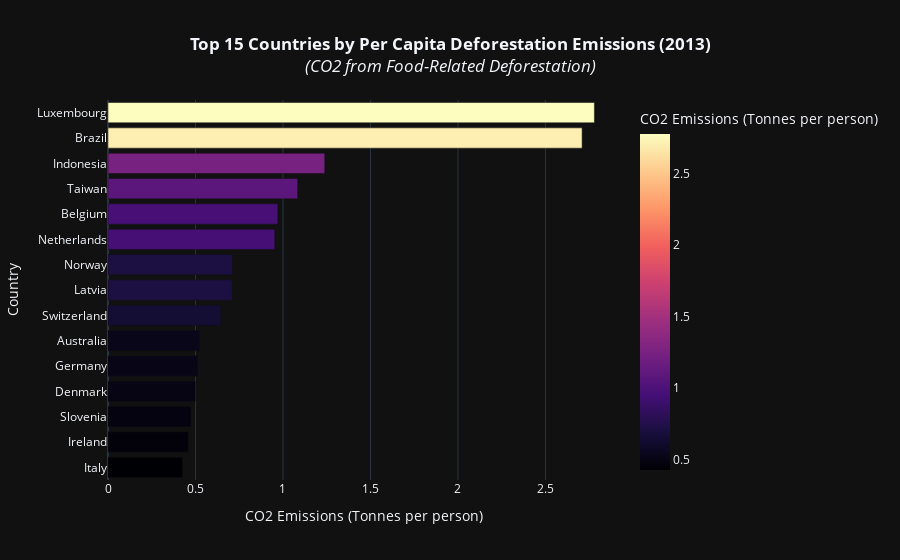
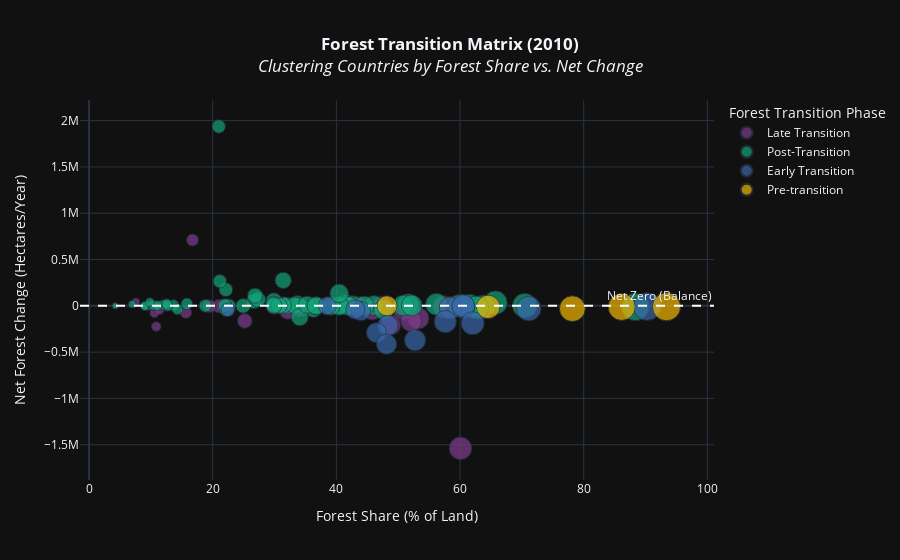

These figures' notebook cell, in order:
### Code cell
import pandas as pd
import plotly.express as px

df_share = pd.read_csv('forest-area-as-share-of-land-area.csv')
df_transition = pd.read_csv('forest-transition-phase.csv')
df_per_capita = pd.read_csv('per-capita-co2-food-deforestation.csv')
df_change = pd.read_csv('annual-change-forest-area.csv')

df_share_latest = df_share.sort_values('Year').drop_duplicates('Code', keep='last')

fig_share = px.choropleth(
    df_share_latest,
    locations='Code',
    color='Share of land covered by forest',
    hover_name='Entity',
    title='<b>Global Forest Cover Share</b><br><i>(% of Land Area - Latest Available Data)</i>',
    color_continuous_scale=px.colors.sequential.Greens,
    template='plotly_dark'
)
fig_share.update_layout(title_x=0.5)
fig_share.show()


target_year_co2 = 2013
df_pc_2013 = df_per_capita[df_per_capita['Year'] == target_year_co2].copy()

top_consumers = df_pc_2013.sort_values('per_capita_embodied_emissions', ascending=False).head(15)

fig_consumer = px.bar(
    top_consumers,
    x='per_capita_embodied_emissions',
    y='Entity',
    orientation='h',
    title=f'<b>Top 15 Countries by Per Capita Deforestation Emissions ({target_year_co2})</b><br><i>(CO2 from Food-Related Deforestation)</i>',
    labels={'per_capita_embodied_emissions': 'CO2 Emissions (Tonnes per person)', 'Entity': 'Country'},
    color='per_capita_embodied_emissions',
    color_continuous_scale=px.colors.sequential.Magma,
    template='plotly_dark'
)
fig_consumer.update_layout(title_x=0.5, yaxis={'categoryorder':'total ascending'})
fig_consumer.show()

target_year_matrix = 2010

df_share_yr = df_share[df_share['Year'] == target_year_matrix][['Code', 'Entity', 'Share of land covered by forest']]
df_change_yr = df_change[df_change['Year'] == target_year_matrix][['Code', 'Annual net change in forest area']]
df_trans_yr = df_transition.sort_values('Year').drop_duplicates('Code', keep='last')[['Code', 'Forest Transition Phase']]

df_matrix = pd.merge(df_share_yr, df_change_yr, on='Code', how='inner')
df_matrix = pd.merge(df_matrix, df_trans_yr, on='Code', how='inner')

fig_matrix = px.scatter(
    df_matrix,
    x='Share of land covered by forest',
    y='Annual net change in forest area',
    color='Forest Transition Phase',
    size='Share of land covered by forest', 
    hover_name='Entity',
    title=f'<b>Forest Transition Matrix ({target_year_matrix})</b><br><i>Clustering Countries by Forest Share vs. Net Change</i>',
    labels={
        'Share of land covered by forest': 'Forest Share (% of Land)',
        'Annual net change in forest area': 'Net Forest Change (Hectares/Year)'
    },
    template='plotly_dark',
    color_discrete_sequence=px.colors.qualitative.Bold
)

fig_matrix.add_hline(y=0, line_dash="dash", line_color="white", annotation_text="Net Zero (Balance)")
fig_matrix.update_layout(title_x=0.5)
fig_matrix.show()

### Figure 1 — Plotly figure (JSON) as saved in the notebook; plotly's stock layout.template omitted (floating-point values rounded to 4 significant figures)
{"data": [{"alignmentgroup": "True", "hovertemplate": "CO2 Emissions (Tonnes per person)=%{marker.color}<br>Country=%{y}<extra></extra>", "legendgroup": "", "marker": {"color": [2.78, 2.71, 1.239, 1.084, 0.9707, 0.953, 0.7116, 0.7093, 0.6448, 0.5243, 0.5107, 0.4986, 0.4739, 0.4587, 0.4256], "coloraxis": "coloraxis", "pattern": {"shape": ""}}, "name": "", "offsetgroup": "", "orientation": "h", "showlegend": false, "textposition": "auto", "type": "bar", "x": [2.78, 2.71, 1.239, 1.084, 0.9707, 0.953, 0.7116, 0.7093, 0.6448, 0.5243, 0.5107, 0.4986, 0.4739, 0.4587, 0.4256], "xaxis": "x", "y": ["Luxembourg", "Brazil", "Indonesia", "Taiwan", "Belgium", "Netherlands", "Norway", "Latvia", "Switzerland", "Australia", "Germany", "Denmark", "Slovenia", "Ireland", "Italy"], "yaxis": "y"}], "layout": {"barmode": "relative", "coloraxis": {"colorbar": {"title": {"text": "CO2 Emissions (Tonnes per person)"}}, "colorscale": [[0, "#000004"], [0.1111, "#180f3d"], [0.2222, "#440f76"], [0.3333, "#721f81"], [0.4444, "#9e2f7f"], [0.5556, "#cd4071"], [0.6667, "#f1605d"], [0.7778, "#fd9668"], [0.8889, "#feca8d"], [1, "#fcfdbf"]]}, "legend": {"tracegroupgap": 0}, "title": {"text": "<b>Top 15 Countries by Per Capita Deforestation Emissions (2013)</b><br><i>(CO2 from Food-Related Deforestation)</i>", "x": 0.5}, "xaxis": {"anchor": "y", "domain": [0, 1], "title": {"text": "CO2 Emissions (Tonnes per person)"}}, "yaxis": {"anchor": "x", "categoryorder": "total ascending", "domain": [0, 1], "title": {"text": "Country"}}}}

### Figure 2 — Plotly figure (JSON) as saved in the notebook; plotly's stock layout.template omitted (floating-point values rounded to 4 significant figures)
{"data": [{"hovertemplate": "<b>%{hovertext}</b><br><br>Forest Transition Phase=Late Transition<br>Forest Share (% of Land)=%{marker.size}<br>Net Forest Change (Hectares/Year)=%{y}<extra></extra>", "hovertext": ["Africa (FAO)", "Asia (FAO)", "Caribbean (FAO)", "Central America (FAO)", "Europe (FAO)", "Northern Africa (FAO)", "Oceania (FAO)", "South America (FAO)", "Argentina", "Australia", "Brazil", "Colombia", "Ecuador", "El Salvador", "Ethiopia", "Guatemala", "Mozambique", "Nicaragua", "Nigeria", "North Korea", "Panama", "Somalia", "Uganda", "Uzbekistan", "Venezuela", "Zimbabwe"], "legendgroup": "Late Transition", "marker": {"color": "rgb(127, 60, 141)", "size": [20.96, 19.46, 32.02, 9.533, 43.44, 4.321, 21.64, 47.42, 10.87, 16.73, 60.07, 53.26, 50.82, 29.89, 15.66, 34.19, 48.75, 32.13, 25.18, 51.79, 57.39, 10.58, 11.39, 7.542, 52.09, 45.82], "sizemode": "area", "sizeref": 0.2335, "symbol": "circle"}, "mode": "markers", "name": "Late Transition", "orientation": "v", "showlegend": true, "type": "scatter", "x": [20.96, 19.46, 32.02, 9.533, 43.44, 4.321, 21.64, 47.42, 10.87, 16.73, 60.07, 53.26, 50.82, 29.89, 15.66, 34.19, 48.75, 32.13, 25.18, 51.79, 57.39, 10.58, 11.39, 7.542, 52.09, 45.82], "xaxis": "x", "y": [-3300.0, -3300.0, -3300.0, -3300.0, -3300.0, -3300.0, -3300.0, -3300.0, -223400, 709700.0, -1539000.0, -134630, -41800, -4500, -73000, -27360, -206430, -56120, -163310, -21230, -11420, -76750, -41250, 39960, -164400, -46070], "yaxis": "y"}, {"hovertemplate": "<b>%{hovertext}</b><br><br>Forest Transition Phase=Post-Transition<br>Forest Share (% of Land)=%{marker.size}<br>Net Forest Change (Hectares/Year)=%{y}<extra></extra>", "hovertext": ["Austria", "Azerbaijan", "Bangladesh", "Belarus", "Belgium", "Bhutan", "Bulgaria", "Burundi", "Canada", "Cape Verde", "Central African Republic", "Chile", "China", "Costa Rica", "Croatia", "Cuba", "Denmark", "Dominican Republic", "Estonia", "Finland", "Gabon", "Georgia", "Germany", "Guadeloupe", "Hungary", "India", "Ireland", "Italy", "Jamaica", "Latvia", "Liechtenstein", "Lithuania", "Martinique", "Mauritius", "Mexico", "Moldova", "Mongolia", "Montenegro", "Morocco", "Nepal", "Netherlands", "New Zealand", "Norway", "Poland", "Portugal", "Romania", "Russia", "Serbia", "Singapore", "Slovenia", "South Africa", "South Korea", "Spain", "Sweden", "Switzerland", "Thailand", "Tunisia", "Turkey", "Ukraine", "United Kingdom", "United States", "Uruguay", "Vietnam"], "legendgroup": "Post-Transition", "marker": {"color": "rgb(17, 165, 121)", "size": [46.06, 11.92, 12.72, 41.57, 22.6, 70.46, 33.67, 6.969, 22.21, 10.6, 36.28, 22.12, 20.98, 56.19, 33.93, 26.68, 13.66, 42.6, 51.65, 65.72, 88.35, 40.49, 31.95, 42.09, 22.0, 21.14, 10.25, 29.89, 50.81, 52.2, 41.87, 33.23, 44.5, 18.82, 34.08, 11.06, 9.068, 59.88, 12.71, 40.51, 8.991, 36.79, 31.42, 29.84, 35.27, 27.33, 47.67, 30.7, 24.92, 61.52, 14.28, 63.85, 36.68, 62.74, 29.9, 39.12, 4.202, 26.85, 15.82, 12.56, 31.4, 9.825, 40.45], "sizemode": "area", "sizeref": 0.2335, "symbol": "circle"}, "mode": "markers", "name": "Post-Transition", "orientation": "v", "showlegend": true, "type": "scatter", "x": [46.06, 11.92, 12.72, 41.57, 22.6, 70.46, 33.67, 6.969, 22.21, 10.6, 36.28, 22.12, 20.98, 56.19, 33.93, 26.68, 13.66, 42.6, 51.65, 65.72, 88.35, 40.49, 31.95, 42.09, 22.0, 21.14, 10.25, 29.89, 50.81, 52.2, 41.87, 33.23, 44.5, 18.82, 34.08, 11.06, 9.068, 59.88, 12.71, 40.51, 8.991, 36.79, 31.42, 29.84, 35.27, 27.33, 47.67, 30.7, 24.92, 61.52, 14.28, 63.85, 36.68, 62.74, 29.9, 39.12, 4.202, 26.85, 15.82, 12.56, 31.4, 9.825, 40.45], "xaxis": "x", "y": [3600.0, 9080.0, -990.0, 19900, -110.0, 1980, 19200, 17140, -41300, 300.0, -30000, 174160, 1936770, 16370.0, 400, 50400, 7640.0, 6110.0, 17000, 33400, -11880, 0, 2000, 130, 2890.0, 266400, 6860, 53810, 3800, 3860, 0, 3400, 200, -20.0, -122480, 2380, -1110, 0, 2020, 0, -1730.0, -300.0, 7800.0, 18200, 12000, 69200, -41030, 1310.0, -250, 200, -36400.0, -10000, 1170, -18600, 3440.0, -2400.0, 1530.0, 109440, 21800, 19200, 275000, 37740, 134760], "yaxis": "y"}, {"hovertemplate": "<b>%{hovertext}</b><br><br>Forest Transition Phase=Early Transition<br>Forest Share (% of Land)=%{marker.size}<br>Net Forest Change (Hectares/Year)=%{y}<extra></extra>", "hovertext": ["Belize", "Bolivia", "Cameroon", "Equatorial Guinea", "Honduras", "Liberia", "Malawi", "Mayotte", "Myanmar", "Paraguay", "Peru", "Sao Tome and Principe", "Senegal", "Tanzania", "Zambia"], "legendgroup": "Early Transition", "marker": {"color": "rgb(57, 105, 172)", "size": [60.57, 48.32, 43.96, 90.27, 58.45, 71.11, 22.47, 38.53, 46.47, 48.11, 57.62, 60.52, 43.05, 52.73, 62.05], "sizemode": "area", "sizeref": 0.2335, "symbol": "circle"}, "mode": "markers", "name": "Early Transition", "orientation": "v", "showlegend": true, "type": "scatter", "x": [60.57, 48.32, 43.96, 90.27, 58.45, 71.11, 22.47, 38.53, 46.47, 48.11, 57.62, 60.52, 43.05, 52.73, 62.05], "xaxis": "x", "y": [-11710, -211760, -56000, -8360, -22330, -30260, -42000, -50, -289710, -414250, -171050, -620, -40000, -372000, -188180], "yaxis": "y"}, {"hovertemplate": "<b>%{hovertext}</b><br><br>Forest Transition Phase=Pre-transition<br>Forest Share (% of Land)=%{marker.size}<br>Net Forest Change (Hectares/Year)=%{y}<extra></extra>", "hovertext": ["Cayman Islands", "Congo", "Guyana", "Papua New Guinea", "Suriname"], "legendgroup": "Pre-transition", "marker": {"color": "rgb(242, 183, 1)", "size": [48.18, 64.55, 86.15, 78.17, 93.39], "sizemode": "area", "sizeref": 0.2335, "symbol": "circle"}, "mode": "markers", "name": "Pre-transition", "orientation": "v", "showlegend": true, "type": "scatter", "x": [48.18, 64.55, 86.15, 78.17, 93.39], "xaxis": "x", "y": [0, -12000, -11690, -30900, -9640], "yaxis": "y"}], "layout": {"annotations": [{"showarrow": false, "text": "Net Zero (Balance)", "x": 1, "xanchor": "right", "xref": "x domain", "y": 0, "yanchor": "bottom", "yref": "y"}], "legend": {"itemsizing": "constant", "title": {"text": "Forest Transition Phase"}, "tracegroupgap": 0}, "shapes": [{"line": {"color": "white", "dash": "dash"}, "type": "line", "x0": 0, "x1": 1, "xref": "x domain", "y0": 0, "y1": 0, "yref": "y"}], "title": {"text": "<b>Forest Transition Matrix (2010)</b><br><i>Clustering Countries by Forest Share vs. Net Change</i>", "x": 0.5}, "xaxis": {"anchor": "y", "domain": [0, 1], "title": {"text": "Forest Share (% of Land)"}}, "yaxis": {"anchor": "x", "domain": [0, 1], "title": {"text": "Net Forest Change (Hectares/Year)"}}}}
